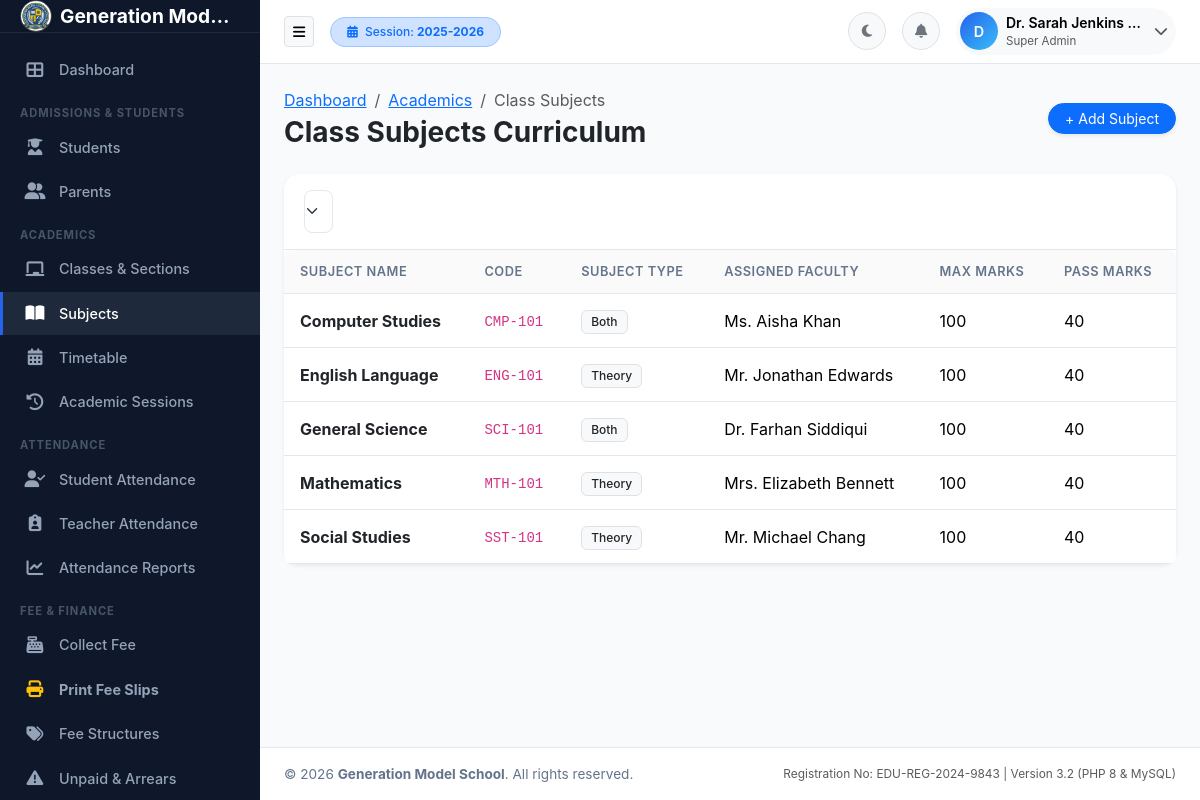
/academics/class-subjects.php (signed in), run on the app's committed database.
### tables this page shows
CREATE TABLE academic_sessions (
    id INT AUTO_INCREMENT PRIMARY KEY,
    session_name VARCHAR(50) NOT NULL UNIQUE,
    start_date DATE NOT NULL,
    end_date DATE NOT NULL,
    is_current TINYINT(1) DEFAULT 0,
    status ENUM('active', 'inactive', 'archived') DEFAULT 'active',
    created_at TIMESTAMP DEFAULT CURRENT_TIMESTAMP
);

CREATE TABLE subjects (
    id INT AUTO_INCREMENT PRIMARY KEY,
    subject_name VARCHAR(100) NOT NULL,
    subject_code VARCHAR(50) NOT NULL,
    class_id INT NOT NULL,
    max_marks INT DEFAULT 100,
    pass_marks INT DEFAULT 40,
    teacher_id INT NULL,
    subject_type ENUM('Theory', 'Practical', 'Both') DEFAULT 'Theory',
    created_at TIMESTAMP DEFAULT CURRENT_TIMESTAMP,
    FOREIGN KEY (class_id) REFERENCES classes(id) ON DELETE CASCADE,
    FOREIGN KEY (teacher_id) REFERENCES teachers(id) ON DELETE SET NULL
);

CREATE TABLE teachers (
    id INT AUTO_INCREMENT PRIMARY KEY,
    user_id INT NULL,
    teacher_code VARCHAR(50) NOT NULL UNIQUE,
    name VARCHAR(150) NOT NULL,
    gender ENUM('Male', 'Female', 'Other') NOT NULL,
    dob DATE NOT NULL,
    cnic VARCHAR(50) NULL,
    phone VARCHAR(50) NOT NULL,
    email VARCHAR(150) NOT NULL UNIQUE,
    address TEXT NULL,
    qualification VARCHAR(255) NULL,
    experience_years INT DEFAULT 0,
    joining_date DATE NOT NULL,
    department_id INT NULL,
    designation_id INT NULL,
    salary DECIMAL(10, 2) DEFAULT 0.00,
    photo VARCHAR(255) DEFAULT 'default-teacher.png',
    status ENUM('active', 'inactive', 'resigned') DEFAULT 'active',
    created_at TIMESTAMP DEFAULT CURRENT_TIMESTAMP,
    FOREIGN KEY (user_id) REFERENCES users(id) ON DELETE SET NULL,
    FOREIGN KEY (department_id) REFERENCES departments(id) ON DELETE SET NULL,
    FOREIGN KEY (designation_id) REFERENCES designations(id) ON DELETE SET NULL
);

### includes/functions.php (called while the page is built, shortened)
<?php
require_once __DIR__ . '/../config/config.php';
function getActiveSession() {
    global $pdo;
    $stmt = $pdo->query("SELECT * FROM academic_sessions WHERE is_current = 1 LIMIT 1");
    $activeSession = $stmt->fetch();
    return $activeSession;
}
function getAllClasses() {
    global $pdo;
    $stmt = $pdo->query("SELECT * FROM classes ORDER BY numeric_level ASC, class_name ASC");
    return $stmt->fetchAll();
}

### config/config.php (called while the page is built, shortened)
<?php
function e($string) {
    return htmlspecialchars((string)($string ?? ''), ENT_QUOTES, 'UTF-8');
}

### includes/auth.php (called while the page is built, shortened)
<?php
require_once __DIR__ . '/../config/config.php';
function isLoggedIn() {
    return isset($_SESSION['user_id']) && !empty($_SESSION['user_id']);
}
function getCurrentUser() {
    if (isset($_SESSION['user_data'])) {
        return $_SESSION['user_data'];
    }
    return null;
}

### academics/class-subjects.php (the view, shortened to what this page needs)
<?php
require_once __DIR__ . '/../config/config.php';
require_once __DIR__ . '/../includes/auth.php';
require_once __DIR__ . '/../includes/permissions.php';
require_once __DIR__ . '/../includes/functions.php';
$allClasses = getAllClasses();
$classId = (int)($_GET['class_id'] ?? ($allClasses[0]['id'] ?? 1));
$stmt = $pdo->prepare("
    SELECT s.*, c.class_name, t.name as teacher_name
    FROM subjects s
    JOIN classes c ON s.class_id = c.id
    LEFT JOIN teachers t ON s.teacher_id = t.id
    WHERE s.class_id = ?
    ORDER BY s.subject_name ASC
");
$stmt->execute([$classId]);
$subjects = $stmt->fetchAll();
require_once __DIR__ . '/../includes/header.php';
?>
<div class="d-flex flex-column flex-md-row justify-content-between align-items-md-center mb-4 gap-3">
    <div>
        <nav aria-label="breadcrumb">
            <ol class="breadcrumb mb-1">
                <li class="breadcrumb-item"><a href="<?= BASE_PATH ?>/dashboard.php">Dashboard</a></li>
                <li class="breadcrumb-item"><a href="<?= BASE_PATH ?>/academics/subjects.php">Academics</a></li>
                <li class="breadcrumb-item active">Class Subjects</li>
            </ol>
        </nav>
        <h3 class="fw-bold text-dark mb-0">Class Subjects Curriculum</h3>
    </div>
    <a href="<?= BASE_PATH ?>/academics/subjects.php" class="btn btn-primary btn-sm rounded-pill px-3 shadow-sm">
        + Add Subject
    </a>
</div>
<div class="card border-0 shadow-sm rounded-4">
    <div class="card-header bg-transparent py-3">
        <form action="<?= BASE_PATH ?>/academics/class-subjects.php" method="GET" class="row g-2">
            <div class="col-md-4">
                <select name="class_id" class="form-select" onchange="this.form.submit()">
                    <?php foreach ($allClasses as $c): ?>
                        <option value="<?= $c['id'] ?>" <?= $classId == $c['id'] ? 'selected' : '' ?>>
                            <?= e($c['class_name']) ?>
                        </option>
                    <?php endforeach; ?>
                </select>
            </div>
        </form>
    </div>
    <div class="card-body p-0">
        <div class="table-responsive">
            <table class="table table-hover align-middle mb-0">
                <thead class="table-light">
                    <tr>
                        <th>Subject Name</th>
                        <th>Code</th>
                        <th>Subject Type</th>
                        <th>Assigned Faculty</th>
                        <th>Max Marks</th>
                        <th>Pass Marks</th>
                    </tr>
                </thead>
                <tbody>
                    <?php if (empty($subjects)): ?>
                        <tr><td colspan="6" class="text-center py-4 text-muted">No subjects registered for this class.</td></tr>
                    <?php else: ?>
                        <?php foreach ($subjects as $s): ?>
                            <tr>
                                <td class="fw-bold text-dark"><?= e($s['subject_name']) ?></td>
                                <td><code><?= e($s['subject_code']) ?></code></td>
                                <td><span class="badge bg-light text-dark border"><?= e($s['subject_type']) ?></span></td>
                                <td><?= e($s['teacher_name'] ?: 'Not assigned') ?></td>
                                <td><?= $s['max_marks'] ?></td>
                                <td><?= $s['pass_marks'] ?></td>
                            </tr>
                        <?php endforeach; ?>
                    <?php endif; ?>
                </tbody>
            </table>
        </div>
    </div>
</div>
<?php require_once __DIR__ . '/../includes/footer.php'; ?>

### includes/navbar.php (shortened to what this page needs)
<header class="app-navbar">
    <div class="d-flex align-items-center">
        <button type="button" class="btn btn-light border btn-sm me-3" id="sidebarToggle" aria-label="Toggle Sidebar">
            <i class="fas fa-bars"></i>
        </button>
        <div class="d-none d-md-block">
            <span class="badge bg-primary-subtle text-primary border border-primary-subtle px-3 py-2 rounded-pill">
                <i class="fas fa-calendar-alt me-1"></i> Session: <strong><?= e($activeSession['session_name'] ?? '2025-2026') ?></strong>
            </span>
        </div>
    </div>
    <div class="nav-actions">
        <button class="btn btn-light border btn-sm rounded-circle d-flex align-items-center justify-content-center" id="themeToggleBtn" style="width: 38px; height: 38px;" title="Toggle Dark/Light Mode">
            <i class="fas fa-moon text-secondary"></i>
        </button>
        <div class="dropdown">
            <button class="btn btn-light border btn-sm rounded-circle position-relative d-flex align-items-center justify-content-center" style="width: 38px; height: 38px;" id="notificationsDropdown" data-bs-toggle="dropdown" aria-expanded="false">
                <i class="fas fa-bell text-secondary"></i>
            </button>
        </div>
        <div class="dropdown">
            <button class="btn btn-light border-0 p-1 d-flex align-items-center rounded-pill" id="userMenuDropdown" data-bs-toggle="dropdown" aria-expanded="false">
                <div class="avatar-initials me-2">
                    <?= strtoupper(substr($currentUser['full_name'] ?? 'U', 0, 1)) ?>
                </div>
                <div class="text-start d-none d-lg-block me-2">
                    <div class="fw-semibold small text-truncate" style="max-width: 140px;"><?= e($currentUser['full_name'] ?? 'User') ?></div>
                    <div class="text-muted" style="font-size: 0.72rem;"><?= e($currentUser['role_display'] ?? 'Staff') ?></div>
                </div>
                <i class="fas fa-chevron-down text-muted small me-1"></i>
            </button>
        </div>
    </div>
</header>

### assets/css/style.css (style rules this page uses)
:root { --primary-color: #2563eb; --primary-hover: #1d4ed8; --secondary-color: #475569; --success-color: #10b981; --danger-color: #ef4444; --warning-color: #f59e0b; --info-color: #06b6d4; --bg-main: #f8fafc; --bg-card: #ffffff; --bg-sidebar: #0f172a; --sidebar-text: #94a3b8; --sidebar-active: #ffffff; --sidebar-active-bg: #1e293b; --text-main: #1e293b; --text-muted: #64748b; --border-color: #e2e8f0; --topbar-height: 64px; --sidebar-width: 260px; --sidebar-collapsed-width: 70px; --transition-speed: 0.25s; }
body { font-family: -apple-system, BlinkMacSystemFont, "Segoe UI", Roboto, "Helvetica Neue", Arial, sans-serif; background-color: var(--bg-main); color: var(--text-main); margin: 0; padding: 0; overflow-x: hidden; transition: background-color var(--transition-speed), color var(--transition-speed); }
.app-navbar { height: var(--topbar-height); background-color: var(--bg-card); border-bottom: 1px solid var(--border-color); display: flex; align-items: center; justify-content: space-between; padding: 0 1.5rem; position: sticky; top: 0; z-index: 1030; transition: background-color var(--transition-speed), border-color var(--transition-speed); }
.nav-actions { display: flex; align-items: center; gap: 1rem; }
.card { background-color: var(--bg-card); border: 1px solid var(--border-color); border-radius: 0.75rem; box-shadow: 0 1px 3px 0 rgba(0, 0, 0, 0.05); transition: background-color var(--transition-speed), border-color var(--transition-speed), box-shadow 0.2s ease; }
.card-header { background: transparent; border-bottom: 1px solid var(--border-color); padding: 1rem 1.25rem; font-weight: 600; display: flex; align-items: center; justify-content: space-between; }
.table { color: var(--text-main); border-color: var(--border-color); margin-bottom: 0; }
.table th { background-color: rgba(0, 0, 0, 0.02); color: var(--text-muted); font-weight: 600; font-size: 0.8rem; text-transform: uppercase; letter-spacing: 0.04em; border-bottom: 1px solid var(--border-color); padding: 0.75rem 1rem; }
.table td { padding: 0.85rem 1rem; vertical-align: middle; border-bottom: 1px solid var(--border-color); }
.table-responsive { border-radius: 0.5rem; }
.form-control, .form-select { background-color: var(--bg-card); border: 1px solid var(--border-color); color: var(--text-main); border-radius: 0.5rem; padding: 0.55rem 0.85rem; }
.badge { font-weight: 500; padding: 0.4em 0.75em; border-radius: 0.375rem; }
.avatar-initials { width: 38px; height: 38px; border-radius: 50%; background: linear-gradient(135deg, #2563eb, #38bdf8); color: #fff; display: inline-flex; align-items: center; justify-content: center; font-weight: 600; font-size: 0.9rem; }

### data on the page
academic_sessions: session_name "2025-2026"
subjects: subject_name "Computer Studies", subject_code "CMP-101", subject_type "Both", teacher.name "Ms. Aisha Khan", max_marks "100", pass_marks "40"
subjects: subject_name "English Language", subject_code "ENG-101", subject_type "Theory", teacher.name "Mr. Jonathan Edwards", max_marks "100", pass_marks "40"
subjects: subject_name "General Science", subject_code "SCI-101", subject_type "Both", teacher.name "Dr. Farhan Siddiqui", max_marks "100", pass_marks "40"
subjects: subject_name "Mathematics", subject_code "MTH-101", subject_type "Theory", teacher.name "Mrs. Elizabeth Bennett", max_marks "100", pass_marks "40"
subjects: subject_name "Social Studies", subject_code "SST-101", subject_type "Theory", teacher.name "Mr. Michael Chang", max_marks "100", pass_marks "40"

### other printed values
getSetting('school_name', 'Generation Model School') "Generation Mod…"
substr($currentUser['full_name'] ?? 'U', 0, 1) "D"
$currentUser['full_name'] "Dr. Sarah Jenkins…"
$currentUser['role_display'] "Super Admin"
getSetting('school_name', 'EduManage School Management System') "Generation Model School"
getSetting('registration_no', 'EDU-REG-2024-9843') "EDU-REG-2024-9843"
form field class_id "Grade 1"
